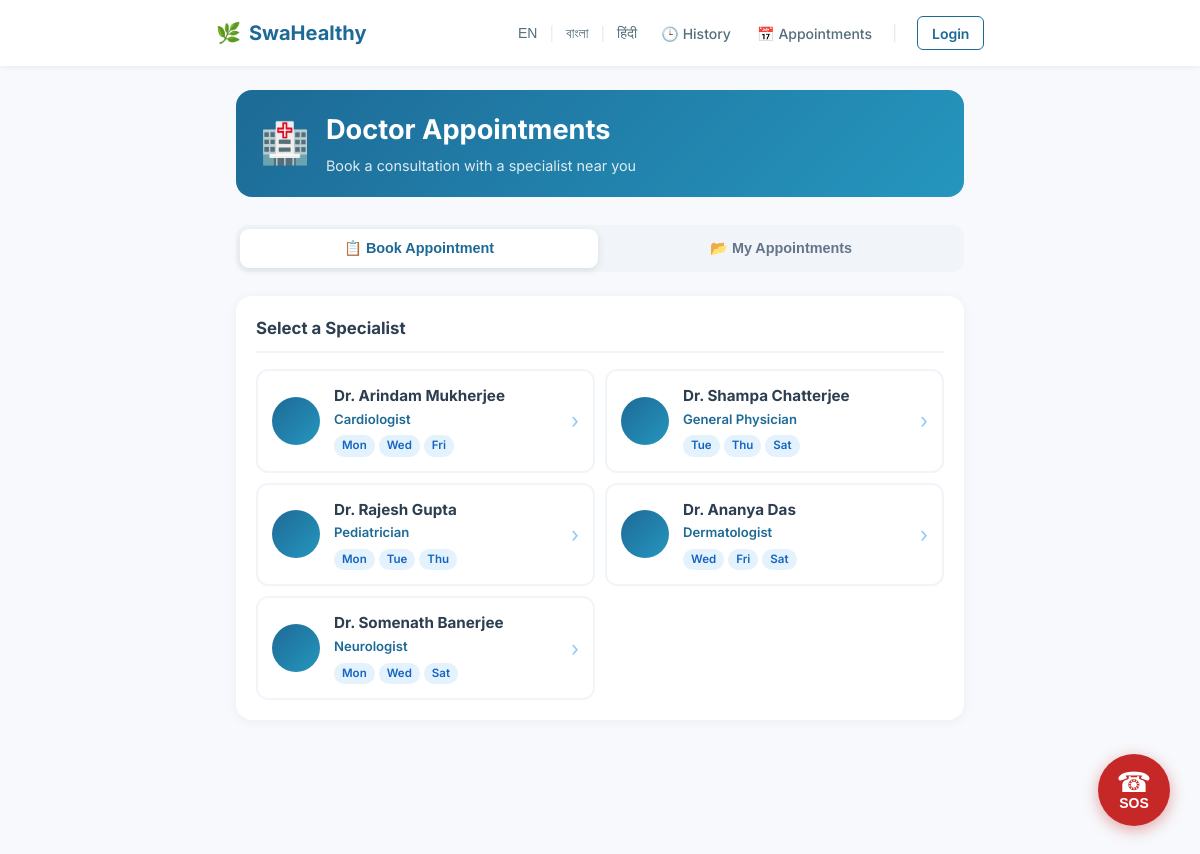
The app's page /appointments with its own data.
### tables this page shows
CREATE TABLE doctors(
            doctor_id INTEGER PRIMARY KEY AUTOINCREMENT,
            name TEXT NOT NULL,
            specialisation TEXT NOT NULL,
            available_days_json TEXT NOT NULL,
            slots_json TEXT NOT NULL,
            contact TEXT,
            language TEXT DEFAULT 'en'
        );

### app.py (the view, shortened to what this page needs)
@app.route('/appointments', methods=['GET', 'POST'])
def appointments():
    conn = get_db_connection()
    cursor = conn.cursor()
    if request.method == 'GET':
        cursor.execute("SELECT * FROM doctors")
        doctors = [dict(row) for row in cursor.fetchall()]
        conn.close()
        return render_template('appointments.html', doctors=doctors)

### app.py (called while the page is built)
@app.template_filter('from_json')
def from_json_filter(s):
    return json.loads(s)

### db.py (called while the page is built)
def get_db_connection():
    conn = sqlite3.connect(DB_PATH)
    conn.row_factory = sqlite3.Row
    return conn

### templates/appointments.html (shortened to what this page needs)
{% extends "base.html" %}
{% block content %}
<div class="appt-page">
    <div class="appt-hero">
        <div class="appt-hero-icon">🏥</div>
        <div>
            <h1 id="page-title" class="appt-hero-title">Doctor Appointments</h1>
            <p id="appt-hero-sub" class="appt-hero-sub">Book a consultation with a specialist near you</p>
        </div>
    </div>
    <div class="appt-tabs">
        <button class="appt-tab-btn active" data-tab="book" id="tab-book-btn">📋 Book Appointment</button>
        <button class="appt-tab-btn" data-tab="my" id="tab-my-btn">📂 My Appointments</button>
    </div>
    <div class="appt-tab-pane active" id="book-tab">
        <div class="appt-section">
            <h2 class="appt-section-title" id="select-doctor-label">Select a Specialist</h2>
            <div class="appt-doctor-grid" id="doctor-list">
                {% for doc in doctors %}
                <div class="appt-doc-card" data-id="{{ doc.doctor_id }}" onclick="selectDoctor(this)">
                    <div class="appt-doc-avatar">{{ doc.name[3] }}</div>
                    <div class="appt-doc-info">
                        <strong class="appt-doc-name">{{ doc.name }}</strong>
                        <span class="appt-doc-spec">{{ doc.specialisation }}</span>
                        <div class="appt-days">
                            {% for day in doc.available_days_json|from_json %}
                            <span class="appt-day-chip">{{ day }}</span>
                            {% endfor %}
                        </div>
                    </div>
                    <div class="appt-select-indicator">›</div>
                </div>
                {% endfor %}
            </div>
        </div>
    </div>
</div>
{% endblock %}

### static/style.css (style rules this page uses)
:root { --primary: #1D6A96; --primary-light: #2c8bc2; --primary-dark: #124b6e; --low: #2E7D32; --low-bg: #e8f5e9; --medium: #E65100; --medium-bg: #fff3e0; --high: #C62828; --high-bg: #ffebee; --bg-color: #f7f9fc; --card-bg: #ffffff; --text-main: #2c3e50; --text-muted: #546e7a; --border: #e2e8f0; }
* { box-sizing: border-box; margin: 0; padding: 0; }
body { font-family: 'Inter', 'Noto Sans Bengali', 'Noto Sans Devanagari', sans-serif; font-size: 16px; background-color: var(--bg-color); color: var(--text-main); line-height: 1.5; -webkit-font-smoothing: antialiased; }
.appt-page { max-width: 760px; margin: 0 auto; padding: 24px 16px 120px; }
.appt-hero { display: flex; align-items: center; gap: 16px; margin-bottom: 28px; padding: 20px 24px; background: linear-gradient(135deg, #1D6A96 0%, #2596be 100%); border-radius: 16px; color: white; }
.appt-hero-icon { font-size: 2.5rem; flex-shrink: 0; }
.appt-hero-title { margin: 0; font-size: 1.5rem; font-weight: 700; color: white; }
.appt-hero-sub { margin: 4px 0 0; font-size: 0.9rem; opacity: 0.85; }
.appt-tabs { display: flex; background: #f1f5f9; border-radius: 12px; padding: 4px; gap: 4px; margin-bottom: 24px; }
.appt-tab-btn { flex: 1; border: none; background: none; padding: 11px 10px; border-radius: 9px; font-weight: 600; font-size: 0.9rem; color: #64748b; cursor: pointer; transition: all 0.2s; text-align: center; }
.appt-tab-btn.active { background: white; color: var(--primary); box-shadow: 0 2px 8px rgba(0,0,0,0.1); }
.appt-tab-pane { display: none; }
.appt-tab-pane.active { display: block; animation: fadeIn 0.25s ease; }
.appt-section { background: white; border-radius: 16px; padding: 20px; margin-bottom: 16px; box-shadow: 0 2px 12px rgba(0,0,0,0.05); }
.appt-section-title { font-size: 1.05rem; font-weight: 700; color: var(--text-dark); margin: 0 0 16px; padding-bottom: 10px; border-bottom: 2px solid #f1f5f9; }
.appt-doctor-grid { display: flex; flex-direction: column; gap: 10px; }
.appt-doc-card { display: flex; align-items: center; gap: 14px; padding: 14px; border-radius: 12px; border: 2px solid #f1f5f9; cursor: pointer; transition: all 0.2s; }
.appt-doc-avatar { width: 48px; height: 48px; border-radius: 50%; background: linear-gradient(135deg, #1D6A96, #2596be); color: white; font-size: 1.3rem; font-weight: 700; display: flex; align-items: center; justify-content: center; flex-shrink: 0; }
.appt-doc-info { flex: 1; min-width: 0; }
.appt-doc-name { display: block; font-size: 0.95rem; font-weight: 700; color: var(--text-dark); margin-bottom: 2px; }
.appt-doc-spec { font-size: 0.82rem; color: var(--primary); font-weight: 600; display: block; margin-bottom: 6px; }
.appt-days { display: flex; flex-wrap: wrap; gap: 4px; }
.appt-day-chip { background: #e3f2fd; color: #1565c0; font-size: 0.72rem; padding: 2px 8px; border-radius: 20px; font-weight: 600; }
.appt-select-indicator { font-size: 1.3rem; color: #90caf9; transition: color 0.2s; }
@media (min-width: 600px) { .appt-doctor-grid { display: grid; grid-template-columns: 1fr 1fr; } }
@media (min-width: 600px) { .appt-hero-title { font-size: 1.7rem; } }

### records on screen
doctors: name "Dr. Arindam Mukherjee", specialisation "Cardiologist", available_days_json "Mon" "Wed" "Fri"
doctors: name "Dr. Shampa Chatterjee", specialisation "General Physician", available_days_json "Tue" "Thu" "Sat"
doctors: name "Dr. Rajesh Gupta", specialisation "Pediatrician", available_days_json "Mon" "Tue" "Thu"
doctors: name "Dr. Ananya Das", specialisation "Dermatologist", available_days_json "Wed" "Fri" "Sat"
doctors: name "Dr. Somenath Banerjee", specialisation "Neurologist", available_days_json "Mon" "Wed" "Sat"
